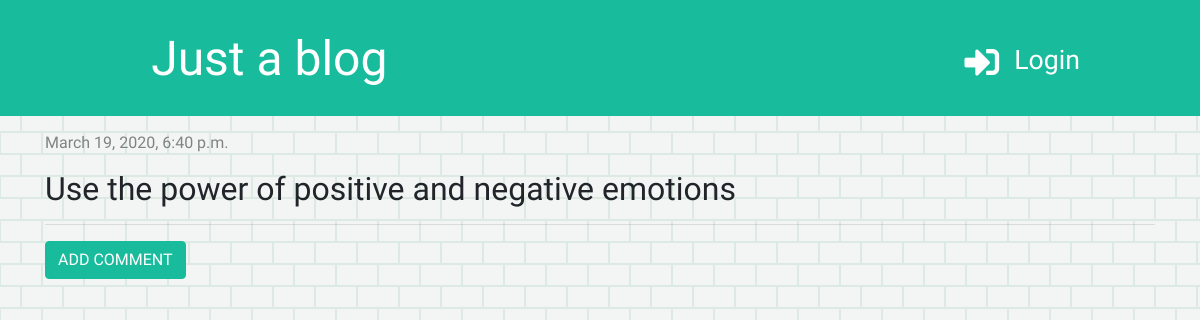
The app's page /post/4/ with its own data.
### blog/models.py (models this page shows, shortened)
class Post(models.Model):
    author = models.ForeignKey('auth.User', on_delete=models.CASCADE)
    title = models.CharField(max_length=200)
    text = models.TextField()
    created_date = models.DateTimeField(default=timezone.now)
    published_date = models.DateTimeField(blank=True, null=True)

### blog/views.py (the view)
# urls.py: path('post/<int:pk>/', views.post_detail, name='post_detail'),
def post_detail(request, pk):
    post = get_object_or_404(Post, pk=pk)
    stuff_for_frontend = {'post': post}
    return render(request, 'blog/post_detail.html', stuff_for_frontend)

### blog/templatetags/markdownify.py (called while the page is built)
@register.filter
def markdown(value):
    renderer = HighlightRenderer()
    markdown = mistune.Markdown(renderer=renderer)
    return markdown(value)

### blog/templates/blog/post_detail.html (shortened to what this page needs)
{% extends 'blog/base.html' %}
{% load markdownify %}
{% block content %}
    <div class="post">
        <div class="date">
            {{ post.published_date }}
        </div>
        <h2 class="detail">{{ post.title }}
        </h2>
    </div>
    <hr>
    <a href="{% url 'add_comment_to_post' pk=post.pk %}" class="btn btn-primary">ADD COMMENT</a>
{% endblock %}

### blog/static/css/blog.css (style rules this page uses)
h1, h2, h3, h4 { margin-top: 10px; }
body { font-family: 'Raleway', sans-serif; background-color: #f2f5f4; }
.date { padding: 15px 0px 0px 0px; color: #828282; }
.btn-primary, .btn-primary:hover { background-color: #18BC9C; border-color: #18BC9C; margin-bottom: 10px; }
.detail { margin-top: 15px; }

### records on screen
Post: published_date "March 19, 2020, 6:40 p.m.", title "Use the power of positive and negative emotions"
